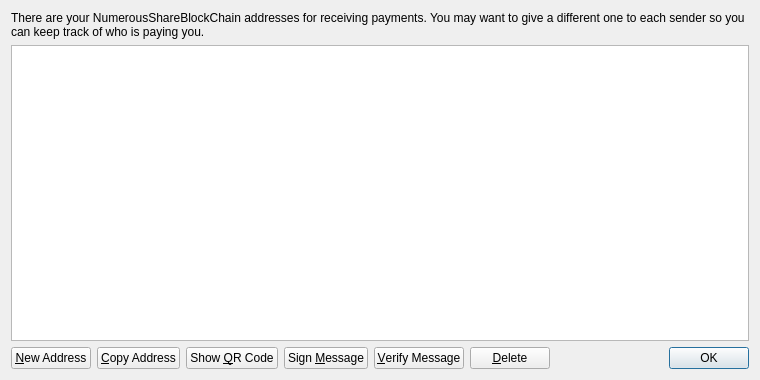
<?xml version="1.0" encoding="UTF-8"?>
<ui version="4.0">
 <class>AddressBookPage</class>
 <widget class="QWidget" name="AddressBookPage">
  <property name="geometry">
   <rect>
    <x>0</x>
    <y>0</y>
    <width>760</width>
    <height>380</height>
   </rect>
  </property>
  <property name="windowTitle">
   <string>Address Book</string>
  </property>
  <layout class="QVBoxLayout" name="verticalLayout">
   <item>
    <widget class="QLabel" name="labelExplanation">
     <property name="text">
      <string>There are your NumerousShareBlockChain addresses for receiving payments. You may want to give a different one to each sender so you can keep track of who is paying you.</string>
     </property>
     <property name="textFormat">
      <enum>Qt::PlainText</enum>
     </property>
     <property name="wordWrap">
      <bool>true</bool>
     </property>
    </widget>
   </item>
   <item>
    <widget class="QTableView" name="tableView">
     <property name="contextMenuPolicy">
      <enum>Qt::CustomContextMenu</enum>
     </property>
     <property name="toolTip">
      <string>Double-click to edit address or label</string>
     </property>
     <property name="tabKeyNavigation">
      <bool>false</bool>
     </property>
     <property name="alternatingRowColors">
      <bool>true</bool>
     </property>
     <property name="selectionMode">
      <enum>QAbstractItemView::SingleSelection</enum>
     </property>
     <property name="selectionBehavior">
      <enum>QAbstractItemView::SelectRows</enum>
     </property>
     <property name="sortingEnabled">
      <bool>true</bool>
     </property>
     <attribute name="verticalHeaderVisible">
      <bool>false</bool>
     </attribute>
    </widget>
   </item>
   <item>
    <layout class="QHBoxLayout" name="horizontalLayout">
     <item>
      <widget class="QPushButton" name="newAddressButton">
       <property name="toolTip">
        <string>Create a new address</string>
       </property>
       <property name="text">
        <string>&amp;New Address</string>
       </property>
       <property name="icon">
        <iconset resource="../bitcoin.qrc">
         <normaloff>:/icons/add</normaloff>:/icons/add</iconset>
       </property>
      </widget>
     </item>
     <item>
      <widget class="QPushButton" name="copyToClipboard">
       <property name="toolTip">
        <string>Copy the currently selected address to the system clipboard</string>
       </property>
       <property name="text">
        <string>&amp;Copy Address</string>
       </property>
       <property name="icon">
        <iconset resource="../bitcoin.qrc">
         <normaloff>:/icons/editcopy</normaloff>:/icons/editcopy</iconset>
       </property>
      </widget>
     </item>
     <item>
      <widget class="QPushButton" name="showQRCode">
       <property name="text">
        <string>Show &amp;QR Code</string>
       </property>
       <property name="icon">
        <iconset resource="../bitcoin.qrc">
         <normaloff>:/icons/qrcode</normaloff>:/icons/qrcode</iconset>
       </property>
      </widget>
     </item>
     <item>
      <widget class="QPushButton" name="signMessage">
       <property name="toolTip">
        <string>Sign a message to prove you own a NumerousShareBlockChain address</string>
       </property>
       <property name="text">
        <string>Sign &amp;Message</string>
       </property>
       <property name="icon">
        <iconset resource="../bitcoin.qrc">
         <normaloff>:/icons/edit</normaloff>:/icons/edit</iconset>
       </property>
      </widget>
     </item>
     <item>
      <widget class="QPushButton" name="verifyMessage">
       <property name="toolTip">
        <string>Verify a message to ensure it was signed with a specified NumerousShareBlockChain address</string>
       </property>
       <property name="text">
        <string>&amp;Verify Message</string>
       </property>
       <property name="icon">
        <iconset resource="../bitcoin.qrc">
         <normaloff>:/icons/transaction_0</normaloff>:/icons/transaction_0</iconset>
       </property>
      </widget>
     </item>
     <item>
      <widget class="QPushButton" name="deleteButton">
       <property name="toolTip">
        <string>Delete the currently selected address from the list</string>
       </property>
       <property name="text">
        <string>&amp;Delete</string>
       </property>
       <property name="icon">
        <iconset resource="../bitcoin.qrc">
         <normaloff>:/icons/remove</normaloff>:/icons/remove</iconset>
       </property>
      </widget>
     </item>
     <item>
      <spacer name="horizontalSpacer">
       <property name="orientation">
        <enum>Qt::Horizontal</enum>
       </property>
       <property name="sizeHint" stdset="0">
        <size>
         <width>40</width>
         <height>20</height>
        </size>
       </property>
      </spacer>
     </item>
     <item>
      <widget class="QDialogButtonBox" name="buttonBox">
       <property name="sizePolicy">
        <sizepolicy hsizetype="Maximum" vsizetype="Fixed">
         <horstretch>0</horstretch>
         <verstretch>0</verstretch>
        </sizepolicy>
       </property>
       <property name="standardButtons">
        <set>QDialogButtonBox::Ok</set>
       </property>
      </widget>
     </item>
    </layout>
   </item>
  </layout>
 </widget>
 <resources>
  <include location="../bitcoin.qrc"/>
 </resources>
 <connections/>
</ui>
